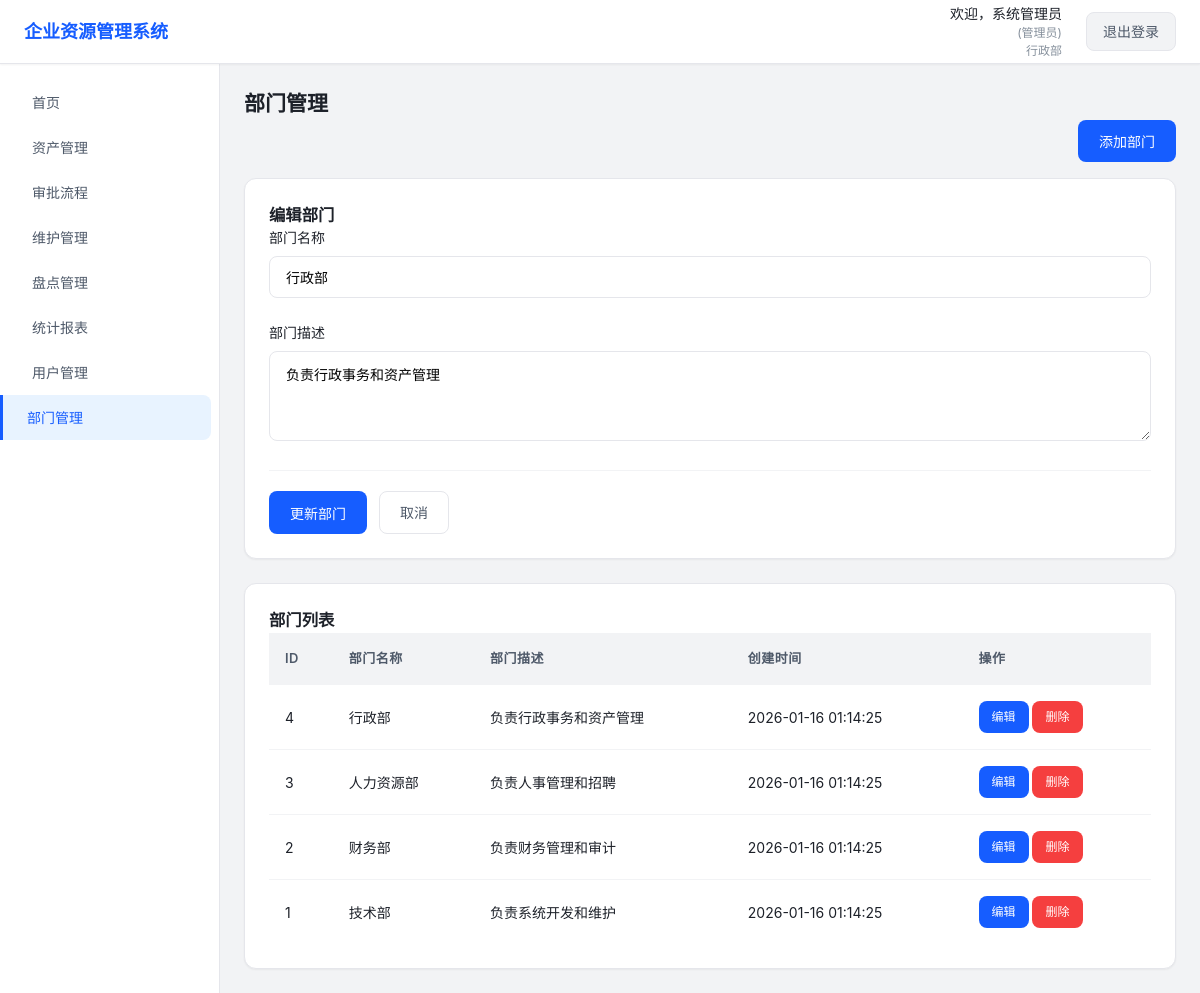
The app's page /departments.php?edit=4 (signed in) with its own data.
### tables this page shows
CREATE TABLE IF NOT EXISTS `departments` (
  `id` INT AUTO_INCREMENT PRIMARY KEY,
  `name` VARCHAR(100) NOT NULL,
  `description` TEXT,
  `created_at` TIMESTAMP DEFAULT CURRENT_TIMESTAMP,
  `updated_at` TIMESTAMP DEFAULT CURRENT_TIMESTAMP ON UPDATE CURRENT_TIMESTAMP
);

### config/db.php (called while the page is built, shortened)
<?php
$servername = "localhost";
$username = "test";
$password = "123456";
$dbname = "php_wish";
$conn = new mysqli($servername, $username, $password, $dbname);
$conn->set_charset("utf8mb4");
function execute_query($sql, $params = []) {
    global $conn;
    $stmt = $conn->prepare($sql);
    if (!empty($params)) {
        $types = str_repeat("s", count($params));
        $stmt->bind_param($types, ...$params);
    }
    $result = $stmt->execute();
    if (strtolower(substr(trim($sql), 0, 6)) === "select") {
        $result_set = $stmt->get_result();
        $rows = [];
        while ($row = $result_set->fetch_assoc()) {
            $rows[] = $row;
        }
        return $rows;
    }
    $affected_rows = $stmt->affected_rows;
    return ["affected_rows" => $affected_rows];
}
?>

### departments.php (the view, shortened to what this page needs)
<?php
require_once 'config/db.php';
$name = $_SESSION['name'];
$role = $_SESSION['role'];
$department_id = $_SESSION['department_id'];
$dept_sql = "SELECT name FROM departments WHERE id = ?";
$dept_result = execute_query($dept_sql, [$department_id]);
$department_name = $dept_result[0]['name'] ?? '未知部门';
$departments_sql = "SELECT * FROM departments ORDER BY id DESC";
$departments = execute_query($departments_sql);
$edit_department = null;
if (isset($_GET['edit'])) {
    $id = $_GET['edit'];
    $dept_sql = "SELECT * FROM departments WHERE id = ?";
    $dept_result = execute_query($dept_sql, [$id]);
    $edit_department = $dept_result[0] ?? null;
}
?>
<!DOCTYPE html>
<html lang="zh-CN">
<head>
    <link rel="stylesheet" href="assets/css/style.css">
</head>
<body>
    <div class="container">
        <header class="header">
            <div class="header-left">
                <h1>企业资源管理系统</h1>
            </div>
            <div class="header-right">
                <div class="user-info">
                    <span class="user-name">欢迎，<?php echo $name; ?></span>
                    <span class="role">(<?php echo $role === 'admin' ? '管理员' : ($role === 'manager' ? '部门经理' : '员工'); ?>)</span>
                    <span class="department"><?php echo $department_name; ?></span>
                </div>
                <a href="logout.php" class="logout-btn">退出登录</a>
            </div>
        </header>
        <div class="main-container">
            <nav class="sidebar">
                <ul>
                    <li><a href="index.php">首页</a></li>
                    <li><a href="assets.php">资产管理</a></li>
                    <li><a href="approval.php">审批流程</a></li>
                    <li><a href="maintenance.php">维护管理</a></li>
                    <li><a href="inventory.php">盘点管理</a></li>
                    <?php if ($role === 'admin' || $role === 'manager'): ?>
                        <li><a href="reports.php">统计报表</a></li>
                        <li><a href="users.php">用户管理</a></li>
                    <?php endif; ?>
                    <?php if ($role === 'admin'): ?>
                        <li><a href="departments.php" class="active">部门管理</a></li>
                    <?php endif; ?>
                </ul>
            </nav>
            <main class="main-content">
            <h2>部门管理</h2>
            <div style="margin-bottom: 16px; display: flex; justify-content: flex-end;">
                <button class="btn btn-primary" data-modal="department-modal">添加部门</button>
            </div>
            <?php if ($edit_department): ?>
            <div class="form-container" style="margin-bottom: 24px;">
                <h3>编辑部门</h3>
                <form method="post">
                    <div class="form-group">
                        <label for="name_edit">部门名称</label>
                        <input type="text" id="name_edit" name="name" value="<?php echo $edit_department['name'] ?? ''; ?>" required>
                    </div>
                    <div class="form-group">
                        <label for="description_edit">部门描述</label>
                        <textarea id="description_edit" name="description" rows="4" style="width: 100%; padding: 12px 16px; border: 1px solid var(--border-color); border-radius: var(--radius-md); font-size: 14px; transition: var(--transition); background-color: var(--bg-white); resize: vertical;"><?php echo $edit_department['description'] ?? ''; ?></textarea>
                    </div>
                    <div class="form-actions">
                        <button type="submit" name="update_department" class="btn btn-primary">
                            更新部门
                        </button>
                        <a href="departments.php" class="btn btn-secondary">取消</a>
                    </div>
                </form>
            </div>
            <?php endif; ?>
            <div class="activity-section">
                <h3>部门列表</h3>
                <table class="activity-table">
                    <thead>
                        <tr>
                            <th>ID</th>
                            <th>部门名称</th>
                            <th>部门描述</th>
                            <th>创建时间</th>
                            <th>操作</th>
                        </tr>
                    </thead>
                    <tbody>
                        <?php if (!empty($departments)): ?>
                            <?php foreach ($departments as $department): ?>
                                <tr>
                                    <td><?php echo $department['id']; ?></td>
                                    <td><?php echo $department['name']; ?></td>
                                    <td><?php echo $department['description']; ?></td>
                                    <td><?php echo $department['created_at']; ?></td>
                                    <td>
                                        <a href="departments.php?edit=<?php echo $department['id']; ?>" class="btn btn-sm btn-primary">编辑</a>
                                        <a href="departments.php?delete=<?php echo $department['id']; ?>" class="btn btn-sm btn-danger" onclick="return confirm('确定要删除此部门吗？');">删除</a>
                                    </td>
                                </tr>
                            <?php endforeach; ?>
                        <?php else: ?>
                            <tr>
                                <td colspan="5" class="no-data">暂无部门</td>
                            </tr>
                        <?php endif; ?>
                    </tbody>
                </table>
            </div>
        </main>
        </div>
    </div>
</body>
</html>

### records on screen
departments: name "行政部", description "负责行政事务和资产管理", id "4", created_at "2026-01-16 01:14:25"
departments: id "3", name "人力资源部", description "负责人事管理和招聘", created_at "2026-01-16 01:14:25"
departments: id "2", name "财务部", description "负责财务管理和审计", created_at "2026-01-16 01:14:25"
departments: id "1", name "技术部", description "负责系统开发和维护", created_at "2026-01-16 01:14:25"

### other values on screen
$name "系统管理员"
